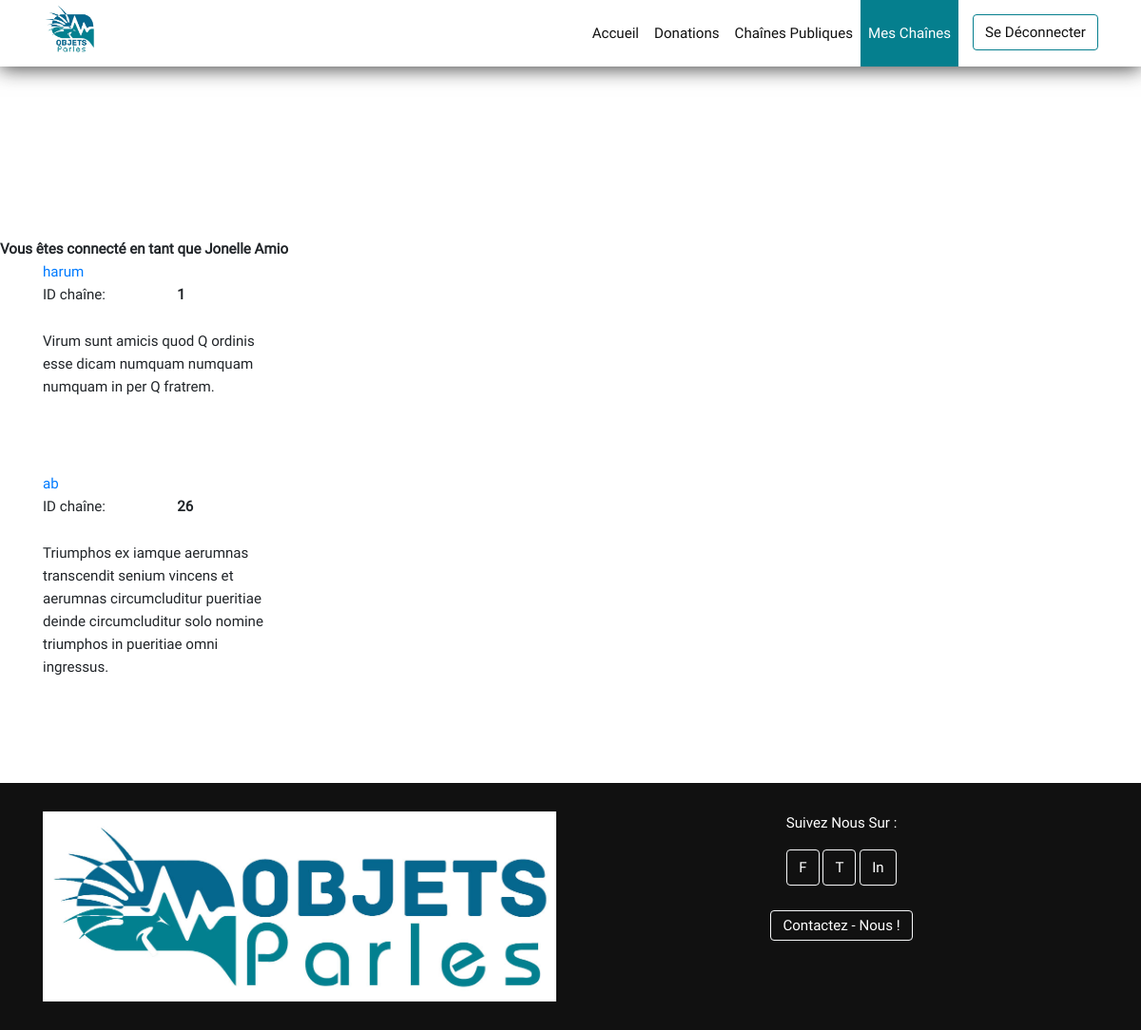
The page /index.php/mes-chaines (signed in) on the database its author committed.
### tables this page shows
CREATE TABLE `channel` (
  `idchannel` int(11) NOT NULL,
  `name` varchar(45) NOT NULL,
  `public` tinyint(1) NOT NULL,
  `comments` varchar(255) DEFAULT NULL
);

### controllers.php (called while the page is built, shortened)
<?php
    function mesChaines_action($liensDuSite, $uri, $uriDestination)
    {
        $chaines = get_mes_chaines();
        require 'view/mes-chaines.php';
    }
?>

### model.php (called while the page is built, shortened)
<?php
    function open_database_connection()
    {
        $link = new mysqli( 'localhost', 'root', '', 'objetsparles' ) or die("impossible de se connecter à la bdd");
        if ($link->errno) {
            echo "Echec de link n°{$link->errno} : {$link->error}";
            return null;
        }
        else
            return $link;
    }
    function get_mes_chaines()
    {
        $link = open_database_connection();
        $chaines = array();
        $resultall = mysqli_query($link,'SELECT `channel`.`idchannel`, `channel`.`name`, `channel`.`comments`
                                        FROM `channel`
                                        INNER JOIN `userchannel` ON `channel`.`idchannel` = `userchannel`.`idchannel`
                                        WHERE `userchannel`.`iduser` = \''.$_SESSION["user"]["id"].'\'');
        if (mysqli_num_rows($resultall) > 0) {
            while ($row = mysqli_fetch_assoc($resultall)) {
                $chaines[] = $row;
            }
        }
        return $chaines;
    }

### view/mes-chaines.php (the view, shortened to what this page needs)
<?php
    $bodyClass = 'mes-chaines';
?>
<header class="login_form">
    <?php require "menu.php"; ?>
    <h1>Liste des chaines privées</h1>
</header>
<main class="login_form" id="page_content">
<?php
    echo "<b>Vous êtes connecté en tant que ". $_SESSION['user']['fullName'] ."</b>";
    if (!array_filter($chaines)) {
        echo "<p>Vous n'avez pas de chaines, veuillez appeler les administrateurs pour en créer un</p>";
    } else {
?>
        <div id="wrap">
            <div class="login-container">
                <div class="row">
                    <div class="col-xs-12 col-sm-9">
                        <?php foreach($chaines as $chaine ) : ?>
                            <div class="col-md-4">
                                <div class="panel panel-primary">
                                    <div class="panel-heading ellipsis">
                                        <a href="<?php echo '?id='.$chaine['idchannel']; ?>">
                                            <?php echo $chaine['name']; ?>
                                        </a>
                                    </div>
                                    <div class="panel-body">
                                        <div class="row">
                                            <div class="channel_id">ID chaîne:</div>
                                            <div class="channel_id">
                                                <b><?php echo $chaine['idchannel']; ?></b>
                                            </div>
                                        </div>
                                        <p class="public_channel_description"><?php echo $chaine['comments']; ?></p>
                                    </div>
                                </div>
                            </div>
                        <?php endforeach ?>
                    </div>
                </div>
            </div>
        </div>
</main>
<?php
    }
    $content = ob_get_clean();
    include 'layout.php';
?>

### index.php (shortened to what this page needs)
<?php
require_once 'model.php';
require_once 'controllers.php';
$liensDuSite = [
    'uriHome'           => '/OBJETSPARLES/index.php',
    'uriChaine'         => '/OBJETSPARLES/index.php/chaine',
    'uriChainePub'      => '/OBJETSPARLES/index.php/chaines-publiques',
    'uriMaChaine'       => '/OBJETSPARLES/index.php/mes-chaines',
    'uriDonation'       => '/OBJETSPARLES/index.php/donation',
    'uriInscrire'       => '/OBJETSPARLES/index.php/inscrire',
    'uriLogin'          => '/OBJETSPARLES/index.php/login',
    'uriLogout'         => '/OBJETSPARLES/index.php/logout',
    'uriAdmin'          => '/OBJETSPARLES/index.php/admin',
    'uriGUsers'         => '/OBJETSPARLES/index.php/admin/users',
    'uriGChaines'       => '/OBJETSPARLES/index.php/admin/chaines',
];
$uri = parse_url($_SERVER['REQUEST_URI'], PHP_URL_PATH);
if ($uri == $liensDuSite['uriHome']){
    accueil_action($liensDuSite, $uri);
} elseif($uri == $liensDuSite['uriDonation']){
    donation_action($liensDuSite, $uri);
} elseif($uri == $liensDuSite['uriChainePub']){
    chainesPubliques_action($liensDuSite, $uri, $liensDuSite['uriChaine']);
} elseif (isset($_SESSION['user'])) {
    if($uri == $liensDuSite['uriMaChaine']){
        mesChaines_action($liensDuSite, $uri, $liensDuSite['uriChaine']);
    } elseif($uri == $liensDuSite['uriChaine']){
        chaine_action($liensDuSite, $uri);
    } elseif ($uri == $liensDuSite['uriLogout']) {
        session_destroy();
        header('Location: '.$liensDuSite['uriLogin']);
    } elseif($uri == $liensDuSite['uriLogin'] || $uri == $liensDuSite['uriInscrire']){
        header('Location: '.$liensDuSite['uriHome']);
    } else {
        header('Location: /OBJETSPARLES/404.html');
    }
}

### view/menu.php (shortened to what this page needs)
<?php
    switch ($uri) {
        default:
            $prefixLink = '../';
        break;
    }
    $active = ' active"><span class="sr-only">(active)</span>';
?>
<nav class="navbar navbar-expand-lg <?php echo (($prefixLink == "") ? " sticky": "fixed" );?>-top main-nav">
    <div class="container d-flex flex-md-row">
        <div class="navbar-brand">
            <img src="<?php echo $prefixLink ?>img/navbrand.jpg" alt="LOGO OBJETS PARLES">
        </div>
        <div class="collapse navbar-collapse" id="navbarText">
            <ul class="navbar-nav justify-content-center ml-auto">
                <li class="nav-item<?php echo ($uri == $liensDuSite['uriHome']) ? $active : '">'; ?>
                    <a class="nav-link" href="<?php echo $liensDuSite['uriHome']; ?>">Accueil</a>
                </li>
                <li class="nav-item<?php echo ($uri == $liensDuSite['uriDonation']) ? $active : '">'; ?>
                    <a class="nav-link" href="<?php echo $liensDuSite['uriDonation']; ?>">Donations</a>
                </li>
                <li class="nav-item<?php echo ($uri == $liensDuSite['uriChainePub']) ? $active : '">'; ?>
                    <a class="nav-link" href="<?php echo $liensDuSite['uriChainePub']; ?>">Chaînes Publiques</a>
                </li>
                <?php if (!isset($_SESSION['user'])) {  ?>
                <li class="nav-item<?php echo ($uri == $liensDuSite['uriInscrire']) ? $active : '">'; ?>
                    <a class="nav-link" href="<?php echo $liensDuSite['uriInscrire']; ?>">S'inscrire</a>
                </li>
                <li class="nav-item<?php echo ($uri == $liensDuSite['uriLogin']) ? $active : '">'; ?>
                    <a class="border-light nav-link" href="<?php echo $liensDuSite['uriLogin']; ?>">Se Connecter</a>
                </li>
                <?php } else { ?>
                <li class="nav-item<?php echo ($uri == $liensDuSite['uriMaChaine']) ? $active : '">'; ?>
                    <a class="nav-link" href="<?php echo $liensDuSite['uriMaChaine']; ?>">Mes Chaînes</a>
                </li>
                <li class="nav-item">
                    <a class="border-light nav-link" href="<?php echo $liensDuSite['uriLogout']; ?>">Se Déconnecter</a>
                </li>
                <?php } ?>
            </ul>
        </div>
    </div>
</nav>

### view/layout.php (shortened to what this page needs)
<!doctype html>
<html lang="fr">
<head>
    <link rel="stylesheet" href="<?php echo $prefixLink; ?>css/bootstrap.min.css">
    <link rel="stylesheet" href="<?php echo $prefixLink; ?>css/main.css">
</head>
<body class="<?php echo $bodyClass; ?>">
    <?php echo $content; ?>
    <footer>
        <div class="container">
            <div class="row">
                <figure class="col-sm-6">
                    <img src="<?php echo $prefixLink; ?>img/footer-logo.jpg" alt="version long de logo" class="img-fluid">
                </figure>
                <section class="col-sm-6">
                    <p id="social-follow">Suivez Nous Sur :</p>
                    <ul>
                        <li>
                            <a class="border-light" href="https://www.facebook.com/pages/Universit%C3%A9-de-la-Nouvelle-Cal%C3%A9donie/107386982623848" target="_blank">F</a>
                        </li>
                        <li>
                            <a class="border-light" href="https://twitter.com/unc_nc" target="_blank">T</a>
                        </li>
                        <li>
                            <a class="border-light" href="https://www.linkedin.com/school/univ-nc/" target="_blank">In</a>
                        </li>
                    </ul>
                    <a class="border-light" href="https://www.facebook.com/mael.giese.52" target="_blank">Contactez - Nous !</a>
                </section>
            </div>
        </div>
    </footer>
</body>
</html>

### css/main.css (style rules this page uses)
.main-nav { transition: .6s all ease-in-out; }
.main-nav, .main-nav ul { padding-top: 0 !important; padding-bottom: 0 !important; }
.main-nav ul li { height: 70px; padding: 15px 0; transition: .6s all ease-in-out; }
.main-nav ul li .border-light { margin-left: 15px; }
.main-nav.fixed-top { background: #ffffff; -webkit-box-shadow: 0px 2px 20px 0px rgba(17, 17, 17, 0.8); -moz-box-shadow: 0px 2px 20px 0px rgba(17, 17, 17, 0.8); box-shadow: 0px 2px 20px 0px rgba(17, 17, 17, 0.8); }
.main-nav.fixed-top ul li a { color: #111111; transition: .6s all ease-in-out; }
.navbar-brand img { height: 60px; width: auto; }
.main-nav.fixed-top ul li:not(:last-child):hover, .main-nav.fixed-top ul li.active { background-color: #057f8e; }
.main-nav.fixed-top ul li:not(:last-child):hover a, .main-nav.fixed-top ul li.active a { color: #fff; border: none; }
.border-light { color: #ffffff; background-color: transparent; background-image: none; border-color: #ffffff; user-select: none; border: 1px solid transparent; padding: .375rem .75rem !important; border-radius: .25rem; transition: all .15s ease-in-out; }
.main-nav.fixed-top .border-light.nav-link { border-color: #057f8e !important; }
figure { width: 100%; }
body:not(.page-accueil) { padding-top: 100px; }
footer { background-color: #111; color: #fff; padding-top: 30px; padding-bottom: 30px; text-align: center; }
footer figure { margin: 0; }
footer ul { padding: 0; margin: 0 0 30px 0; list-style: none; display: block; }
footer ul li, footer ul li a { display: inline-block; }
header.login_form { color: #fff; }
main.login_form { margin-top: 100px; margin-bottom: 100px; }
.login_form { text-align: left; margin: 0 auto; }
#wrap { min-height: 100%; height: auto; margin: 0 auto -56px; padding: 0 0 60px; }
@media (min-width: 768px) { .login-container { width: 750px; } }
@media (min-width: 992px) { .login-container { width: 970px; } }
@media (min-width: 1200px) { .login-container { width: 1170px; } }
.login-container { margin-right: auto; margin-left: auto; padding-right: 15px; padding-left: 15px; }
@media (min-width: 768px) { .channel_id { width: 50%; float: left; } }
.channel_id { width: 50%; float: left; position: relative; min-height: 1px; padding-right: 15px; padding-left: 15px; }
.public_channel_description { height: 140px; overflow: hidden; margin: 25px 0 10px; }
body { font-size: 100%; }
body, h1, h2, h3, h4, h5, h6 { font-size-adjust: 0.5; }
h1, h2, h3, h4, h5, h6 { font-family: 'Lato', sans-serif; font-weight: 900; }
body, p { font-family: 'Roboto', sans-serif; }
h1 { font-size: 2.998em; line-height: 1.25; }
@media (min-width: 43.75em) { h1 { font-size: 2.5em; line-height: 1.125; } }
@media (min-width: 56.25em) { h1 { font-size: 3em; line-height: 1.05; } }
html { color: #222; font-size: 1em; line-height: 1.4; }
audio, canvas, iframe, img, svg, video { vertical-align: middle; }

### rows shown on the page
channel: name "harum", idchannel "1", comments "Virum sunt amicis quod Q ordinis esse dicam numquam numquam numquam in per Q fratrem."
channel: name "ab", idchannel "26", comments "Triumphos ex iamque aerumnas transcendit senium vincens et aerumnas circumcluditur pueritiae deinde circumcluditur solo nomine triumphos in pueritiae omni ingressus."

### other values the page prints
$_SESSION['user']['fullName'] "Jonelle Amio"
